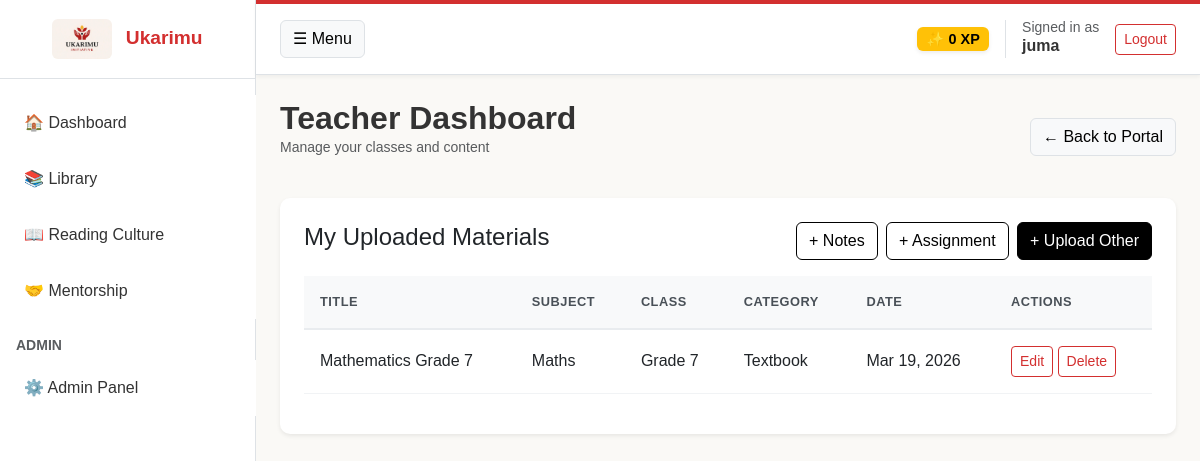
The page /teacher-dashboard/ (signed in) on the database its author committed.
### users/models.py (models this page shows, shortened)
class User(AbstractUser):
    ROLE_CHOICES = (
        ('student', 'Student'),
        ('teacher', 'Teacher'),
        ('mentor', 'Mentor'),
        ('admin', 'Admin'),
    )
    role = models.CharField(max_length=10, choices=ROLE_CHOICES, default='student')
    class_level = models.CharField(max_length=20, blank=True, null=True, help_text="For Students: e.g., Grade 4")

### library/models.py (models this page shows, shortened)
class LearningMaterial(models.Model):
    CATEGORY_CHOICES = (
        ('textbook', 'Textbook'),
        ('notes', 'Notes'),
        ('assignment', 'Assignment'),
        ('storybook', 'Storybook'),
        ('worksheet', 'Worksheet'),
        ('revision', 'Revision Paper'),
    )
    title = models.CharField(max_length=200)
    uploaded_by = models.ForeignKey(settings.AUTH_USER_MODEL, on_delete=models.CASCADE)
    subject = models.CharField(max_length=100, help_text="Maths, English, Science")
    target_class = models.CharField(max_length=20, help_text="e.g. Grade 5")
    category = models.CharField(max_length=20, choices=CATEGORY_CHOICES)
    file = models.FileField(upload_to='materials/%Y/%m/')
    description = models.TextField(blank=True)
    created_at = models.DateTimeField(auto_now_add=True)

### users/views.py (the view)
# urls.py: path('teacher-dashboard/', views.teacher_dashboard, name='teacher_dashboard'),
@login_required
def teacher_dashboard(request):
    if request.user.role != 'teacher' and not request.user.is_superuser:
        return redirect('dashboard')
    materials = LearningMaterial.objects.filter(uploaded_by=request.user).order_by('-created_at')
    return render(request, 'users/teacher_dashboard.html', {'materials': materials})

### templates/users/teacher_dashboard.html
{% extends 'base.html' %}
{% block content %}
<div class="d-flex justify-content-between align-items-center mb-4">
    <div>
        <h2 class="mb-0 fw-bold">Teacher Dashboard</h2>
        <p class="text-muted small">Manage your classes and content</p>
    </div>
    <a href="{% url 'dashboard' %}" class="btn btn-light border">← Back to Portal</a>
</div>
<div class="card mb-4 border-0 shadow-sm">
    <div class="card-body p-4">
        <div class="d-flex justify-content-between align-items-center mb-3">
            <h4 class="card-title">My Uploaded Materials</h4>
            <div>
                <a href="{% url 'upload_material' %}?category=notes" class="btn btn-outline-success me-1">+ Notes</a>
                <a href="{% url 'upload_material' %}?category=assignment" class="btn btn-outline-success me-1">+ Assignment</a>
                <a href="{% url 'upload_material' %}" class="btn btn-success">+ Upload Other</a>
            </div>
        </div>
        <div class="table-responsive">
            <table class="table table-custom table-hover align-middle">
                <thead>
                    <tr>
                        <th>Title</th>
                        <th>Subject</th>
                        <th>Class</th>
                        <th>Category</th>
                        <th>Date</th>
                        <th>Actions</th>
                    </tr>
                </thead>
                <tbody>
                    {% for m in materials %}
                    <tr>
                        <td>{{ m.title }}</td>
                        <td>{{ m.subject }}</td>
                        <td>{{ m.target_class }}</td>
                        <td>{{ m.get_category_display }}</td>
                        <td>{{ m.created_at|date:"M d, Y" }}</td>
                        <td>
                            <a href="{% url 'material_edit' m.pk %}" class="btn btn-sm btn-outline-primary">Edit</a>
                            <a href="{% url 'material_delete' m.pk %}" class="btn btn-sm btn-outline-danger">Delete</a>
                        </td>
                    </tr>
                    {% empty %}
                    <tr>
                        <td colspan="6" class="text-center text-muted">You haven't uploaded any materials yet.</td>
                    </tr>
                    {% endfor %}
                </tbody>
            </table>
        </div>
    </div>
</div>
{% endblock %}

### templates/base.html (shortened to what this page needs)
<!DOCTYPE html>
{% load static %}
<html lang="en">
<head>
    <link href="https://cdn.jsdelivr.net/npm/bootstrap@5.3.0/dist/css/bootstrap.min.css" rel="stylesheet">
    <link rel="stylesheet" href="{% static 'css/style.css' %}">
</head>
<body>
    <div class="d-flex" id="wrapper">
        <div id="sidebar-wrapper">
            <div class="sidebar-heading text-center">
                <img src="{% static 'img/Logo.jpeg' %}" alt="Logo" height="40" class="rounded me-2">
                Ukarimu
            </div>
            <div class="list-group list-group-flush mt-3">
                <a href="{% url 'dashboard' %}" class="list-group-item list-group-item-action {% if request.resolver_match.url_name == 'dashboard' %}active{% endif %}">
                    🏠 Dashboard
                </a>
                <a href="{% url 'library_list' %}" class="list-group-item list-group-item-action {% if 'library' in request.path %}active{% endif %}">
                    📚 Library
                </a>
                {% if user.is_authenticated %}
                    <a href="{% if user.role == 'student' %}{% url 'reading_history' %}{% else %}{% url 'reading_monitoring' %}{% endif %}" class="list-group-item list-group-item-action ">
                        📖 Reading Culture
                    </a>
                {% endif %}
                <a href="{% url 'mentorship_list' %}" class="list-group-item list-group-item-action {% if 'mentorship' in request.path %}active{% endif %}">
                    🤝 Mentorship
                </a>
                {% if user.is_staff or user.is_superuser %}
                <div class="mt-3 mb-1 px-3 text-muted small fw-bold text-uppercase">Admin</div>
                <a href="{% url 'admin_dashboard' %}" class="list-group-item list-group-item-action {% if 'admin' in request.path %}active{% endif %}">
                    ⚙️ Admin Panel
                </a>
                {% endif %}
            </div>
        </div>
        <div id="page-content-wrapper">
            <nav class="navbar navbar-expand-lg navbar-light bg-white navbar-custom mb-4 px-4 py-3">
                <button class="btn btn-light border" id="sidebarToggle">☰ Menu</button>
                <div class="ms-auto d-flex align-items-center">
                    {% if user.is_authenticated %}
                        <span id="xp-badge" class="badge bg-warning text-dark me-3 shadow-sm" style="font-size: 0.9rem;">✨ 0 XP</span>
                        <div class="border-start ps-3">
                            <small class="text-muted d-block" style="line-height: 1;">Signed in as</small>
                            <span class="fw-bold">{{ user.username }}</span>
                        </div>
                        <form action="{% url 'logout' %}" method="post" class="d-inline ms-3">
                            <button type="submit" class="btn btn-sm btn-outline-danger">Logout</button>
                        </form>
                    {% endif %}
                </div>
            </nav>
            <div class="container-fluid px-4">
                {% block content %}{% endblock %}
            </div>
        </div>
    </div>
</body>
</html>

### static/css/style.css (style rules this page uses)
:root { --brand-primary: #D32F2F; --brand-secondary: #FFC107; --brand-bg: #FAF9F6; --brand-text: #333333; --brand-accent: #000000; }
body { background-color: var(--brand-bg); font-family: sans-serif; color: var(--brand-text); }
.text-primary, .text-danger, .btn-outline-primary, .btn-outline-danger { color: var(--brand-primary) !important; border-color: var(--brand-primary) !important; }
.bg-success, .btn-success { background-color: var(--brand-accent) !important; border-color: var(--brand-accent) !important; color: white !important; }
.text-success, .btn-outline-success { color: var(--brand-accent) !important; border-color: var(--brand-accent) !important; }
.bg-info, .btn-info, .bg-warning, .btn-warning { background-color: var(--brand-secondary) !important; border-color: var(--brand-secondary) !important; color: black !important; }
.card { border-radius: 10px; border: none; box-shadow: 0 4px 6px rgba(0,0,0,0.1); transition: transform 0.2s ease-in-out, box-shadow 0.2s ease-in-out; }
.navbar { box-shadow: 0 2px 4px rgba(0,0,0,0.05); border-top: 4px solid var(--brand-primary); }
a { color: var(--brand-primary); text-decoration: none; transition: color 0.2s; }
.btn { transition: all 0.2s; }
.table-custom thead th { background-color: #f8f9fa; border-bottom: 2px solid #e9ecef; color: #495057; font-weight: 600; text-transform: uppercase; font-size: 0.8rem; letter-spacing: 0.5px; padding: 1rem; }
.table-custom tbody td { padding: 1rem; vertical-align: middle; border-bottom: 1px solid #f1f3f5; }
#wrapper { overflow-x: hidden; display: flex; }
#sidebar-wrapper { min-height: 100vh; margin-left: -16rem; transition: margin 0.25s ease-out; width: 16rem; background-color: white; border-right: 1px solid #dee2e6; }
#sidebar-wrapper .sidebar-heading { padding: 1.2rem 1.5rem; font-size: 1.2rem; font-weight: bold; color: var(--brand-primary); border-bottom: 1px solid #dee2e6; }
#sidebar-wrapper .list-group { width: 16rem; }
#page-content-wrapper { width: 100%; }
@media (min-width: 768px) { #sidebar-wrapper { margin-left: 0; } }
@media (min-width: 768px) { #page-content-wrapper { width: 100%; } }
.list-group-item { border: none; padding: 1rem 1.5rem; font-weight: 500; color: var(--brand-text); }
.navbar-custom { box-shadow: 0 2px 4px rgba(0,0,0,0.05); border-bottom: 1px solid #dee2e6; }

### rows shown on the page
User: username "juma"
LearningMaterial: title "Mathematics Grade 7", subject "Maths", target_class "Grade 7", category "Textbook", created_at "Mar 19, 2026"
